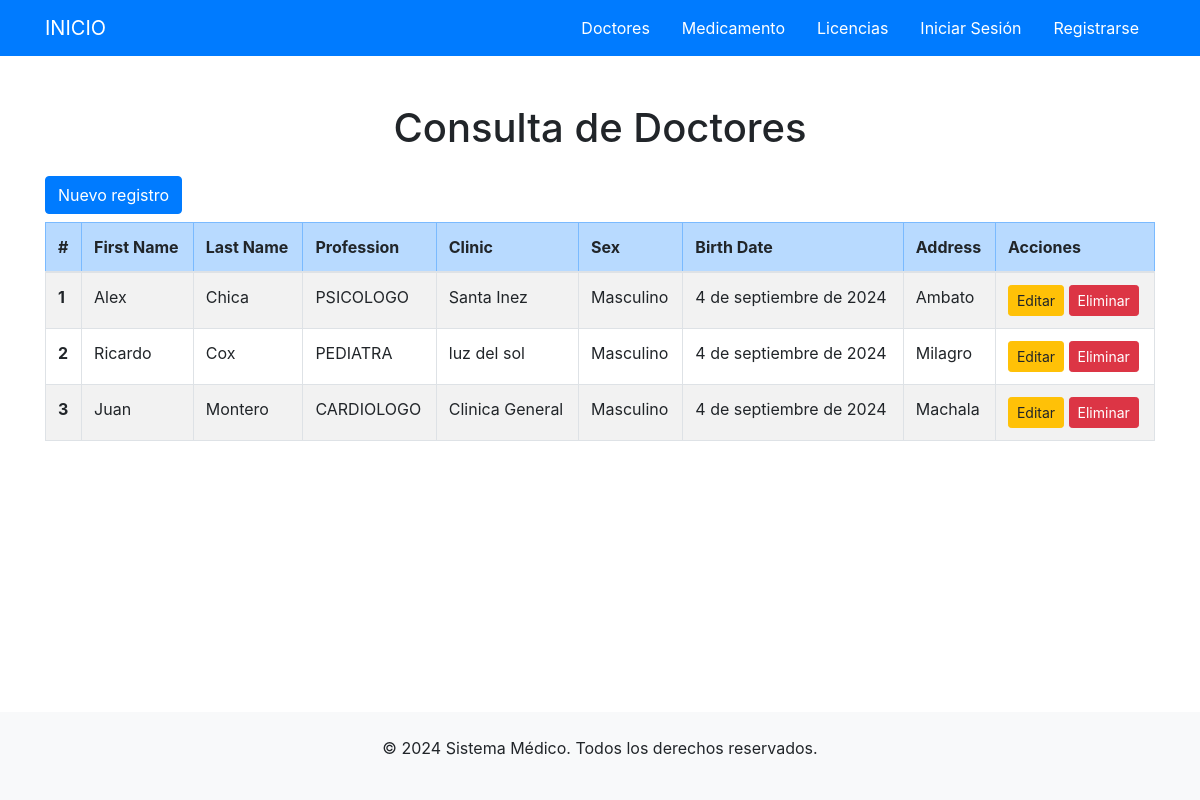
Page /doctor_list/ on the earlier database version.
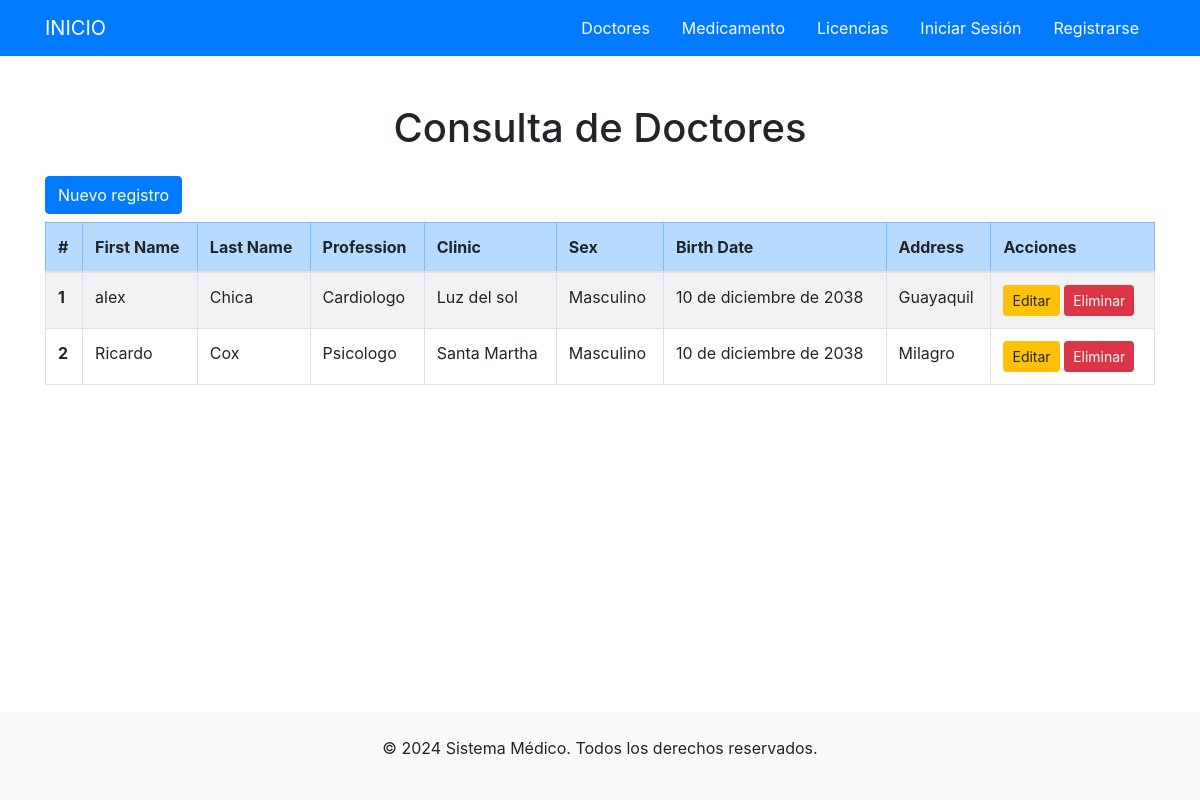
Same page on the later database version.
### aplication/core/models.py (models this page shows, shortened)
class Doctor(models.Model):
    SEX_CHOICES = ( ('M', 'Masculino'), ('F', 'Femenino'),)
    first_name = models.CharField(max_length=100)
    last_name = models.CharField(max_length=100)
    profession = models.ManyToManyField(Profession)
    clinic = models.ForeignKey(Clinic,on_delete=models.CASCADE, related_name='clinicas')
    sex = models.CharField(default="M",max_length=1, choices=SEX_CHOICES)
    birth_date = models.DateField()
    address = models.CharField(max_length=255)
    is_active = models.BooleanField(default=True)
    class Meta:
        verbose_name = "Doctor"
        verbose_name_plural = "Doctores"
        ordering = ['last_name', 'first_name']

class Profession(models.Model):
    description = models.CharField(max_length=100, unique=True)

class Clinic(models.Model):
    ruc = models.CharField(max_length=13, unique=True)
    name = models.CharField(max_length=100, unique=True)

### aplication/core/views.py (the view)
# urls.py: path('doctor_list/', views.DoctorList.as_view(), name='doctor_list'),
class DoctorList(ListView):
    model = Doctor
    template_name = 'core/doctor/list.html'
    context_object_name = 'doctores'
    def get_context_data(self, **kwargs):
        context = super().get_context_data(**kwargs)
        context['title'] = "Medical"
        context['title1'] = "Consulta de Doctores"
        return context

### template/core/doctor/list.html (shortened to what this page needs)
{% extends 'layouts/base.html' %}
{% block content %}
    <div class="container mt-5">
        <h1 class="text-center mb-4">{{title1}}</h1>
        <a class="btn btn-primary mb-sm-2" href="/doctor_create/">Nuevo registro</a>
        <table class="table table-striped table-bordered">
            <thead class="table-primary">
                <tr>
                    <th scope="col">#</th>
                    <th scope="col">First Name</th>
                    <th scope="col">Last Name</th>
                    <th scope="col">Profession</th>
                    <th scope="col">Clinic</th>
                    <th scope="col">Sex</th>
                    <th scope="col">Birth Date</th>
                    <th scope="col">Address</th>
                    <th scope="col">Acciones</th>
                </tr>
            </thead>
            <tbody>
                {% for doctor in doctores %}
                <tr>
                    <th scope="row">{{ forloop.counter }}</th>
                    <td>{{ doctor.first_name }}</td>
                    <td>{{ doctor.last_name }}</td>
                    <td>
                        {% for profession in doctor.profession.all %}
                            {{ profession.description }}{% if not forloop.last %}, {% endif %}
                        {% endfor %}
                    </td>
                    <td>{{ doctor.clinic.name }}</td>
                    <td>{{ doctor.get_sex_display }}</td>
                    <td>{{ doctor.birth_date }}</td>
                    <td>{{ doctor.address }}</td>
                    <td>
                        <a href={% url 'core:doctor_update' doctor.id %} class="btn btn-warning btn-sm">Editar</a>
                        <a href={% url 'core:doctor_delete' doctor.id %} class="btn btn-danger btn-sm">Eliminar</a>
                    </td>
                </tr>
                {% empty %}
                <tr>
                    <td colspan="8" class="text-center">No doctors available</td>
                </tr>
                {% endfor %}
            </tbody>
        </table>
    </div>
{% endblock %}

### template/layouts/base.html (shortened to what this page needs)
<!DOCTYPE html>
<html lang="en">
<head>
    <link href="https://stackpath.bootstrapcdn.com/bootstrap/4.5.2/css/bootstrap.min.css" rel="stylesheet">
</head>
<body>
    {% include 'layouts/partials/nav.html' %}
    {% block content %}{% endblock %}
    {% include 'layouts/partials/footer.html' %}
</body>
</html>

### template/layouts/partials/nav.html (shortened to what this page needs)
<nav class="navbar navbar-expand-lg navbar-light" style="background-color: #007bff;">
    <div class="container">
        <a class="navbar-brand text-white text-uppercase" href="{% url 'core:home' %}">
             Inicio
        </a>
        <div class="collapse navbar-collapse" id="navbarNav">
            <ul class="navbar-nav ml-auto text-center">
                    <li class="nav-item mx-2">
                        <a class="nav-link text-white" href="{% url 'core:doctor_list' %}">
                             Doctores
                        </a>
                    </li>
                    <li class="nav-item mx-2">
                        <a class="nav-link text-white" href="{% url 'core:medicamento_list' %}">
                             Medicamento
                        </a>
                    </li>
                    <li class="nav-item mx-2">
                        <a class="nav-link text-white" href="{% url 'core:license_list' %}">
                             Licencias
                        </a>
                    </li>
                    {% if user.is_authenticated %}
                    <li class="nav-item mx-2">
                        <form method="POST" action="{% url 'core:logout' %}" class="d-inline">
                            {% csrf_token %}
                            <button type="submit" class="btn text-uppercase py-2 px-3" style="color: #007bff; background-color: white; border: 2px solid #007bff; border-radius: 50px;">
                                <i class="fas fa-sign-out-alt"></i> Cerrar Sesión
                            </button>
                        </form>
                    </li>
                {% else %}
                    <li class="nav-item mx-2">
                        <a class="nav-link text-white" href="{% url 'core:login' %}">
                             Iniciar Sesión
                        </a>
                    </li>
                    <li class="nav-item mx-2">
                        <a class="nav-link text-white" href="{% url 'core:signup' %}">
                             Registrarse
                        </a>
                    </li>
                {% endif %}
            </ul>
        </div>
    </div>
</nav>

### template/layouts/partials/footer.html (shortened to what this page needs)
<body class="d-flex flex-column min-vh-100">
    <div class="flex-grow-1">
    </div>
    <footer class="bg-light text-center py-4">
        <p>&copy; 2024 Sistema Médico. Todos los derechos reservados.</p>
    </footer>
</body>

Differences in the rows shown:
removed Doctor: first_name "Alex", last_name "Chica", clinic.name "Santa Inez", sex "Masculino", birth_date "4 de septiembre de 2024", address "Ambato", Profession (description "PSICOLOGO")
removed Doctor: first_name "Juan", last_name "Montero", clinic.name "Clinica General", sex "Masculino", birth_date "4 de septiembre de 2024", address "Machala", Profession (description "CARDIOLOGO")
added Doctor: first_name "alex", last_name "Chica", clinic.name "Luz del sol", sex "Masculino", birth_date "10 de diciembre de 2038", address "Guayaquil", Profession (description "Cardiologo")
changed Doctor "Ricardo": loses Profession (description "PEDIATRA"); gains Profession (description "Psicologo"); clinic.name "luz del sol" → "Santa Martha"; birth_date "4 de septiembre de 2024" → "10 de diciembre de 2038"
